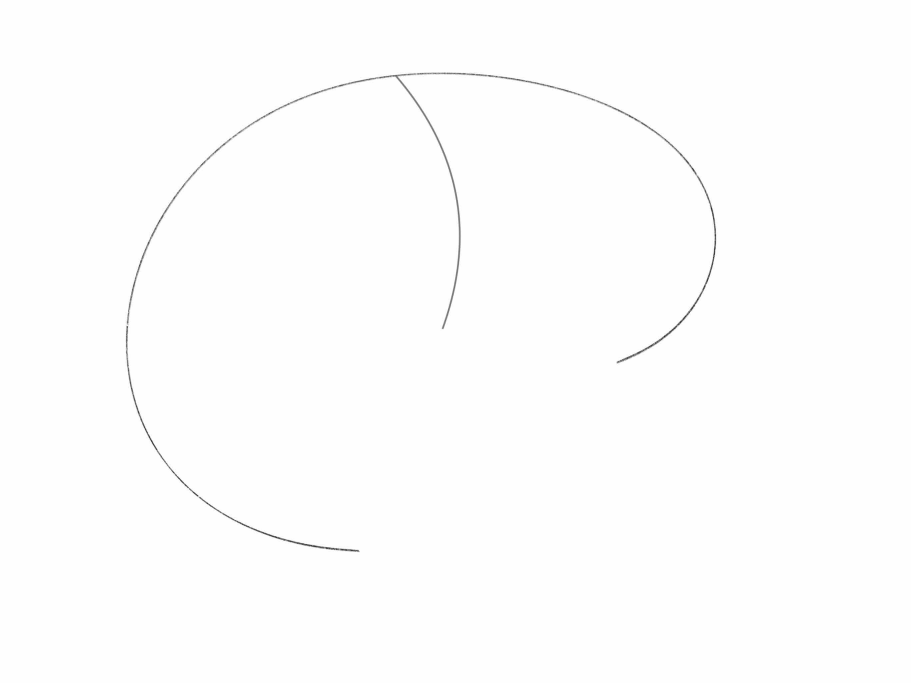
#> input picture 创新思维与实践/images/branch.jpg, 2732 x 2048 px (shown at 1/3 size)
$ python -i vision_ultils.py   (imports and definitions only)
#> lines starting #> are read from the running program, lines starting #| are printed output that depends on the picture
import cv2
import numpy as np
from typing import List, Tuple

def get_image(image_path: str) -> np.ndarray:
#> called with image_path = '../images/branch.jpg'
    image = cv2.imread(image_path)
#> image is the input picture: shape (2048, 2732, 3); min 1, max 255, mean 253.4
    image = cv2.cvtColor(image, cv2.COLOR_BGR2RGB)
    image = cv2.resize(image, (640, 480))
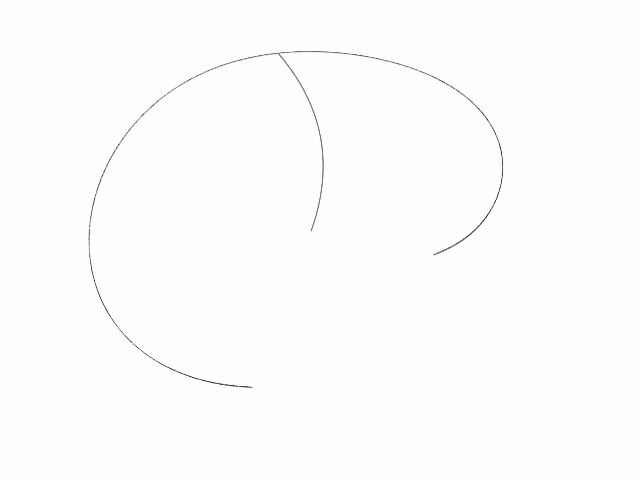
#> image: shape (480, 640, 3); min 23, max 255, mean 253.4
    image = cv2.GaussianBlur(image, (5, 5), 0)
    return image


def get_gray(image: np.ndarray) -> np.ndarray:
    gray = cv2.cvtColor(image, cv2.COLOR_RGB2GRAY)
    return gray


def draw_lines(img: np.ndarray, lines: List[Tuple[int, int, int, int]]) -> None:
    """
    draw lines on image
    :param img: image
    :param lines: lines detected by HoughLinesP
    """

    print("There are", len(lines), "lines")
    for line in lines:
        x1, y1, x2, y2 = line[0]
        cv2.line(img, (x1, y1), (x2, y2), (0, 255, 0), 2)
    cv2.imshow('image', img)
    cv2.waitKey(0)
    cv2.destroyAllWindows()


def draw_points(img, points):
    print("There are", len(points), "points")
    for point in points:
        cv2.circle(img, (int(point[0]), int(point[1])), 5, (0, 0, 255), -1)
    cv2.imshow('image', img)
    cv2.waitKey(0)
    cv2.destroyAllWindows()

>>> result = get_image('../images/branch.jpg')
